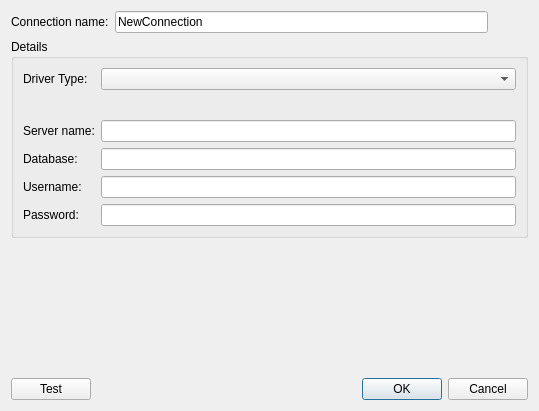
<?xml version="1.0" encoding="UTF-8"?>
<ui version="4.0">
 <class>LReportDatabaseInfoDialog</class>
 <widget class="QDialog" name="LReportDatabaseInfoDialog">
  <property name="geometry">
   <rect>
    <x>0</x>
    <y>0</y>
    <width>539</width>
    <height>411</height>
   </rect>
  </property>
  <property name="windowTitle">
   <string>Database connection</string>
  </property>
  <property name="modal">
   <bool>true</bool>
  </property>
  <layout class="QVBoxLayout" name="verticalLayout">
   <item>
    <layout class="QHBoxLayout" name="horizontalLayout_2">
     <item>
      <widget class="QLabel" name="label_6">
       <property name="text">
        <string>Connection name:</string>
       </property>
      </widget>
     </item>
     <item>
      <widget class="QLineEdit" name="lineEditName">
       <property name="text">
        <string>NewConnection</string>
       </property>
      </widget>
     </item>
     <item>
      <spacer name="horizontalSpacer">
       <property name="orientation">
        <enum>Qt::Horizontal</enum>
       </property>
       <property name="sizeType">
        <enum>QSizePolicy::Fixed</enum>
       </property>
       <property name="sizeHint" stdset="0">
        <size>
         <width>40</width>
         <height>20</height>
        </size>
       </property>
      </spacer>
     </item>
    </layout>
   </item>
   <item>
    <widget class="QGroupBox" name="groupBox">
     <property name="title">
      <string>Details</string>
     </property>
     <layout class="QFormLayout" name="formLayout">
      <property name="labelAlignment">
       <set>Qt::AlignLeading|Qt::AlignLeft|Qt::AlignVCenter</set>
      </property>
      <item row="0" column="0">
       <widget class="QLabel" name="label">
        <property name="text">
         <string>Driver Type:</string>
        </property>
       </widget>
      </item>
      <item row="0" column="1">
       <widget class="QComboBox" name="comboBoxDrivers"/>
      </item>
      <item row="1" column="0">
       <spacer name="verticalSpacer">
        <property name="orientation">
         <enum>Qt::Vertical</enum>
        </property>
        <property name="sizeType">
         <enum>QSizePolicy::Fixed</enum>
        </property>
        <property name="sizeHint" stdset="0">
         <size>
          <width>20</width>
          <height>18</height>
         </size>
        </property>
       </spacer>
      </item>
      <item row="2" column="0">
       <widget class="QLabel" name="label_5">
        <property name="text">
         <string>Server name:</string>
        </property>
       </widget>
      </item>
      <item row="2" column="1">
       <widget class="QLineEdit" name="lineEditServerName">
        <property name="text">
         <string/>
        </property>
       </widget>
      </item>
      <item row="3" column="0">
       <widget class="QLabel" name="label_4">
        <property name="text">
         <string>Database:</string>
        </property>
       </widget>
      </item>
      <item row="4" column="0">
       <widget class="QLabel" name="label_2">
        <property name="text">
         <string>Username:</string>
        </property>
       </widget>
      </item>
      <item row="4" column="1">
       <widget class="QLineEdit" name="lineEditUsername">
        <property name="text">
         <string/>
        </property>
       </widget>
      </item>
      <item row="5" column="0">
       <widget class="QLabel" name="label_3">
        <property name="text">
         <string>Password:</string>
        </property>
       </widget>
      </item>
      <item row="5" column="1">
       <widget class="QLineEdit" name="lineEditPassword">
        <property name="text">
         <string/>
        </property>
        <property name="echoMode">
         <enum>QLineEdit::Password</enum>
        </property>
       </widget>
      </item>
      <item row="3" column="1">
       <widget class="QLineEdit" name="lineEditDatabase">
        <property name="text">
         <string/>
        </property>
       </widget>
      </item>
     </layout>
    </widget>
   </item>
   <item>
    <spacer name="verticalSpacer_2">
     <property name="orientation">
      <enum>Qt::Vertical</enum>
     </property>
     <property name="sizeHint" stdset="0">
      <size>
       <width>20</width>
       <height>68</height>
      </size>
     </property>
    </spacer>
   </item>
   <item>
    <layout class="QHBoxLayout" name="horizontalLayout">
     <item>
      <widget class="QPushButton" name="pushButtonTest">
       <property name="text">
        <string>Test</string>
       </property>
      </widget>
     </item>
     <item>
      <widget class="QDialogButtonBox" name="buttonBox">
       <property name="orientation">
        <enum>Qt::Horizontal</enum>
       </property>
       <property name="standardButtons">
        <set>QDialogButtonBox::Cancel|QDialogButtonBox::Ok</set>
       </property>
       <property name="centerButtons">
        <bool>false</bool>
       </property>
      </widget>
     </item>
    </layout>
   </item>
  </layout>
 </widget>
 <tabstops>
  <tabstop>comboBoxDrivers</tabstop>
  <tabstop>lineEditServerName</tabstop>
  <tabstop>lineEditDatabase</tabstop>
  <tabstop>lineEditUsername</tabstop>
  <tabstop>lineEditPassword</tabstop>
  <tabstop>pushButtonTest</tabstop>
  <tabstop>buttonBox</tabstop>
 </tabstops>
 <resources/>
 <connections>
  <connection>
   <sender>buttonBox</sender>
   <signal>rejected()</signal>
   <receiver>LReportDatabaseInfoDialog</receiver>
   <slot>reject()</slot>
   <hints>
    <hint type="sourcelabel">
     <x>316</x>
     <y>260</y>
    </hint>
    <hint type="destinationlabel">
     <x>286</x>
     <y>274</y>
    </hint>
   </hints>
  </connection>
 </connections>
</ui>
